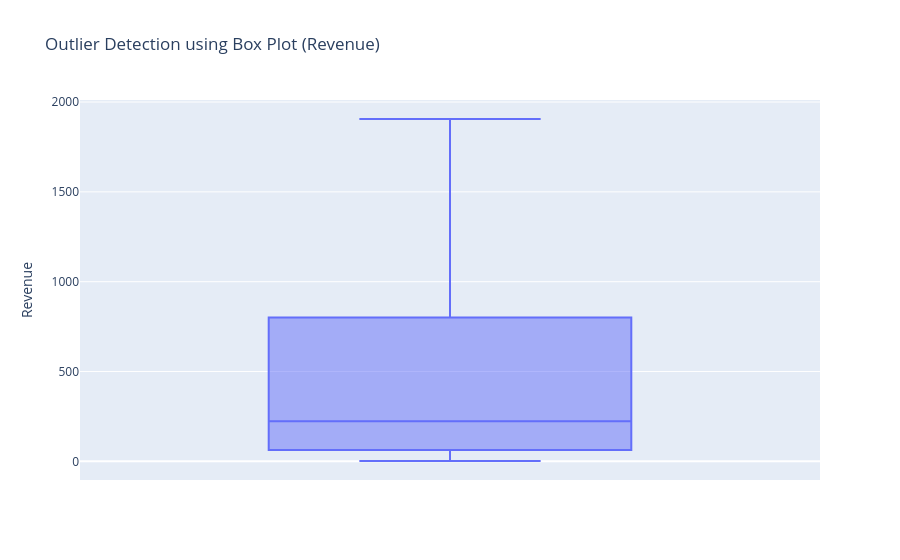

The cell this chart's notebook holds for it:
### Markdown cell above
#### No outliers were detected in the Revenue column using the IQR method, indicating that the data is well-distributed and does not contain extreme values that may distort the analysis.

### Code cell
fig = px.box(
    df,
    y='Revenue',
    title='Outlier Detection using Box Plot (Revenue)'
)
fig.show()

### Figure 1 — Plotly figure (JSON) as saved in the notebook; plotly's stock layout.template omitted (floating-point values rounded to 4 significant figures; data arrays with more than 128 entries replaced by an {"elided": "..."} marker saying what was removed)
{"data": [{"alignmentgroup": "True", "hovertemplate": "Revenue=%{y}<extra></extra>", "legendgroup": "", "marker": {"color": "#636efa"}, "name": "", "notched": false, "offsetgroup": "", "orientation": "v", "showlegend": false, "type": "box", "x0": " ", "xaxis": "x", "y": {"elided": "113036 float values"}, "y0": " ", "yaxis": "y"}], "layout": {"boxmode": "group", "legend": {"tracegroupgap": 0}, "title": {"text": "Outlier Detection using Box Plot (Revenue)"}, "xaxis": {"anchor": "y", "domain": [0, 1]}, "yaxis": {"anchor": "x", "domain": [0, 1], "title": {"text": "Revenue"}}}}
